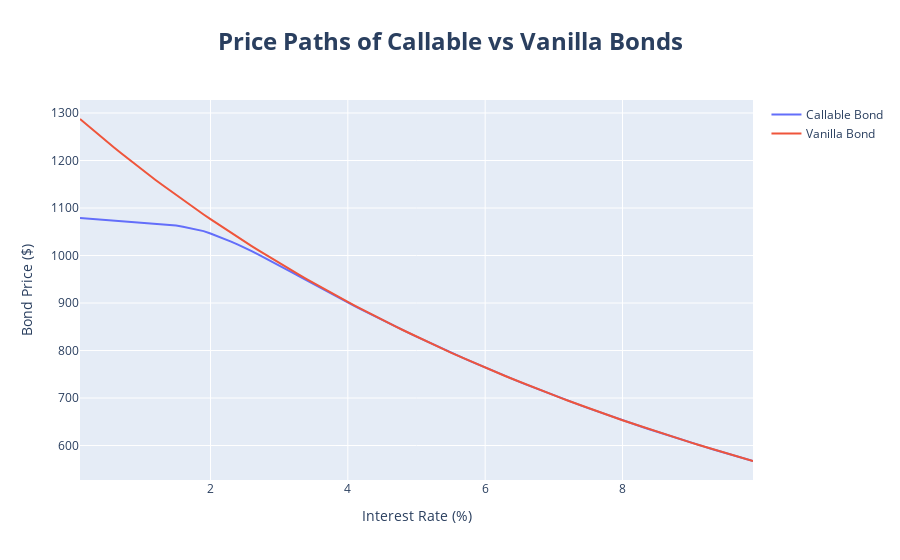

The cell this chart's notebook holds for it:
### Code cell
# Plot Price Paths of Callable vs Vanilla Bonds

callable_df = pd.DataFrame({'rate': rates*100, 
                            'price': callable_px_ls})
vanilla_df = pd.DataFrame({'rate': rates*100,
                           'price': vanilla_px_ls})

fig = go.Figure()

fig.add_trace(go.Scatter(x=callable_df['rate'], 
                         y=callable_df['price'],
                         mode='lines',
                         name='Callable Bond'))

fig.add_trace(go.Scatter(x=vanilla_df['rate'], 
                         y=vanilla_df['price'],
                         mode='lines',
                         name='Vanilla Bond'))

fig.update_layout(
    title={
        'text': '<b>Price Paths of Callable vs Vanilla Bonds</b>',
        'x': 0.5,
        'xanchor': 'center', 
        'font': {
            'size': 24
        }
    },
    xaxis_title='Interest Rate (%)',
    yaxis_title='Bond Price ($)'
)

fig.show()
